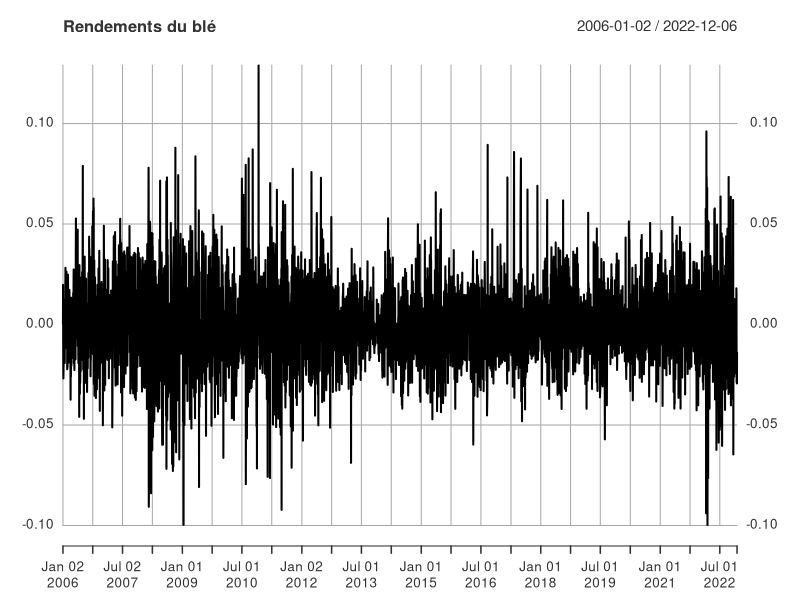
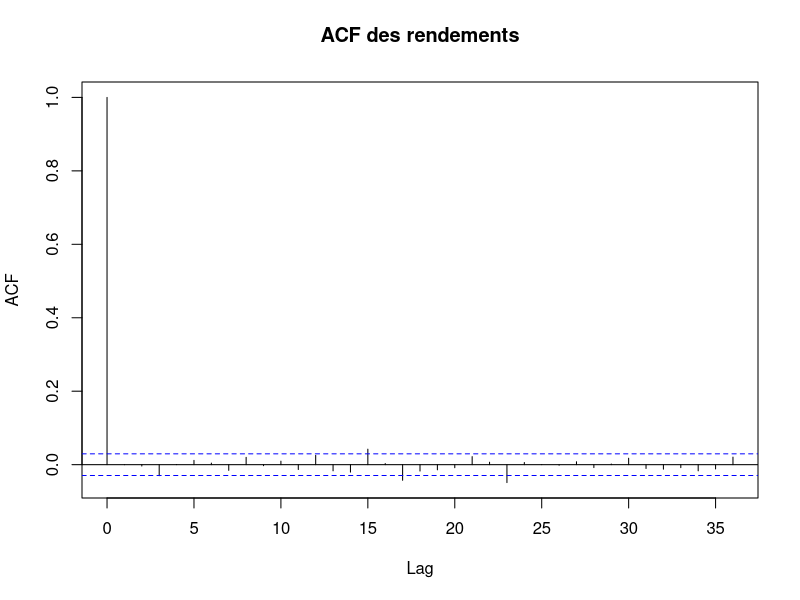
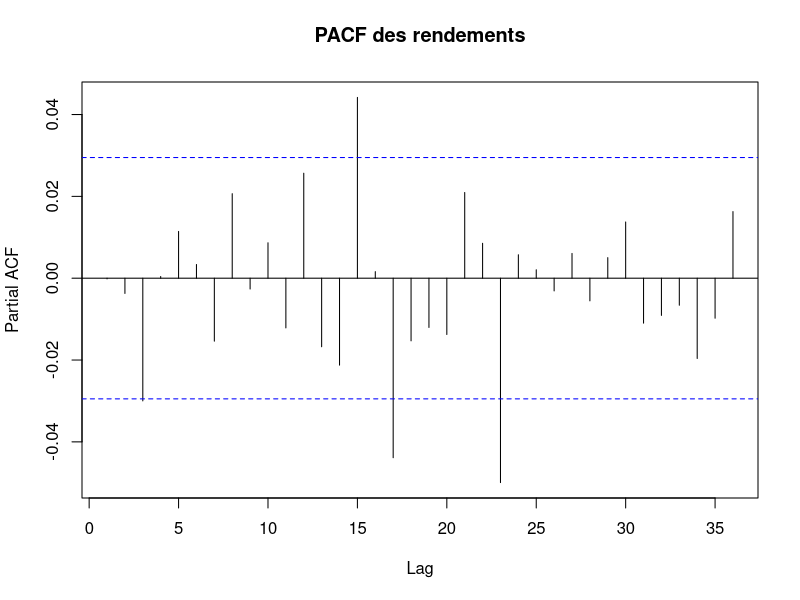

These figures' R source, in order:
## ---- chunk 1
# Charger le package
library(readxl)

# Lire le fichier Excel (en supposant qu'il est dans ton répertoire de travail)
data <- read_excel("wheat_support5_STU.xlsx")

# Aperçu des données
head(data)
## ---- chunk 2
library(xts)
data_xts <- xts(data$return, order.by = as.Date(data$date))
plot(data_xts, main = "Rendements du blé")
## ---- chunk 3
acf(data_xts, main = "ACF des rendements")
## ---- chunk 4
pacf(data_xts, main = "PACF des rendements")
## ---- chunk 5
library(forecast)

auto.arima(data_xts, max.q = 0, seasonal = FALSE, ic = "bic")

## ---- chunk 6
library(forecast)
# Paramètres
horizons <- c(1, 5)
rolling_window_10 <- 10 * 252  # approx 252 jours par an
rolling_window_3  <- 3 * 252

# Fonction de rolling forecast
rolling_forecast <- function(series, window_size, h = 1) {
  n <- length(series)
  forecasts <- rep(NA, n - window_size - h + 1)
  actuals <- rep(NA, n - window_size - h + 1)
  
  for (i in 1:(n - window_size - h + 1)) {
    train <- series[i:(i + window_size - 1)]
    model <- Arima(train, order = c(1, 0, 0))  # AR(1) par défaut
    forecast_i <- forecast(model, h = h)
    
    forecasts[i] <- forecast_i$mean[h]
    actuals[i] <- series[i + window_size + h - 1]
  }
  
  return(data.frame(actual = actuals, forecast = forecasts))
}

# Lancer les prévisions
A10_h1 <- rolling_forecast(data_xts, rolling_window_10, h = 1)
A3_h1  <- rolling_forecast(data_xts, rolling_window_3, h = 1)
A10_h5 <- rolling_forecast(data_xts, rolling_window_10, h = 5)
A3_h5  <- rolling_forecast(data_xts, rolling_window_3, h = 5)
## ---- chunk 7
## Création de la MA
random_walk_forecast <- function(ts_data, horizon) {
 n <- length(ts_data)
 rw_forecast <- ts_data[(horizon + 1):n]  # Dernière valeur observée
 return(rw_forecast)
}

rw_forecast_1 <- random_walk_forecast(data_xts, horizon = 1)
rw_forecast_5 <- random_walk_forecast(data_xts, horizon = 5)

## ---- chunk 8
library(lmtest)
library(sandwich)  # nécessaire pour NeweyWest()

# Fonction de test déjà définie
test_MZ <- function(actual, forecast) {
  model <- lm(actual ~ forecast)
  coeftest(model, vcov = NeweyWest(model))  # erreurs robustes HAC
}

# Liste des cas à tester
cat("\nTest de Mincer-Zarnowitz - Résultats :\n")

cat("\n➤ A10 - Horizon 1 :\n")
print(test_MZ(A10_h1$actual, A10_h1$forecast))

cat("\n➤ A10 - Horizon 5 :\n")
print(test_MZ(A10_h5$actual, A10_h5$forecast))

cat("\n➤ A3 - Horizon 1 :\n")
print(test_MZ(A3_h1$actual, A3_h1$forecast))

cat("\n➤ A3 - Horizon 5 :\n")
print(test_MZ(A3_h5$actual, A3_h5$forecast))


## ---- chunk 9
diebold_mariano_test <- function(actual, f1, f2, loss = "mse") {
  if (loss == "mse") {
    d <- (actual - f1)^2 - (actual - f2)^2
  } else if (loss == "mae") {
    d <- abs(actual - f1) - abs(actual - f2)
  } else {
    stop("Fonction de perte non reconnue.")
  }
  
  dm_model <- lm(d ~ 1)
  test <- coeftest(dm_model, vcov = NeweyWest(dm_model))
  return(test)
}

# Comparaison A10 vs A3 avec horizon 1 
cat("Diebold-Mariano A10 vs A3 (h=1, MSE) :\n")
diebold_mariano_test(A10_h1$actual, A10_h1$forecast, A3_h1$forecast, loss = "mse")

## ---- chunk 10
# Comparaison A10 vs A3 avec horizon 5
cat("Diebold-Mariano A10 vs A3 (h=5, MSE) :\n")
diebold_mariano_test(A10_h5$actual, A10_h5$forecast, A3_h5$forecast, loss = "mse")
## ---- chunk 11
cat("Diebold-Mariano A10 vs marché aléatoire (h=1, MSE) :\n")
diebold_mariano_test(A10_h1$actual, A10_h1$forecast, rw_forecast_1, loss = "mse")
## ---- chunk 12
cat("Diebold-Mariano A10 vs marché aléatoire (h=5, MSE) :\n")
diebold_mariano_test(A10_h5$actual, A10_h5$forecast, rw_forecast_5, loss = "mse")
## ---- chunk 13
cat("Diebold-Mariano A3 vs marché aléatoire (h=5, MSE) :\n")
diebold_mariano_test(A3_h5$actual, A3_h5$forecast, rw_forecast_5, loss = "mse")
## ---- chunk 14
cat("Diebold-Mariano A3 vs marché aléatoire (h=1, MSE) :\n")
diebold_mariano_test(A3_h1$actual, A3_h1$forecast, rw_forecast_1, loss = "mse")
